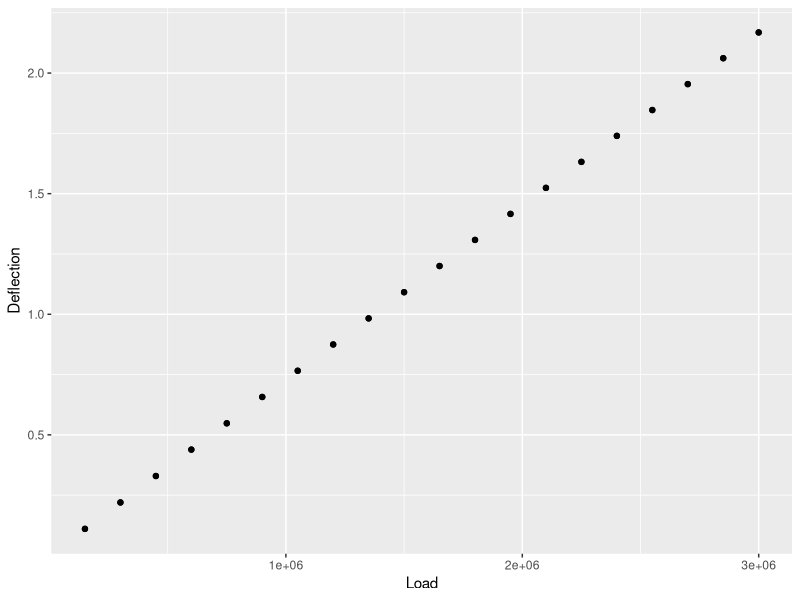
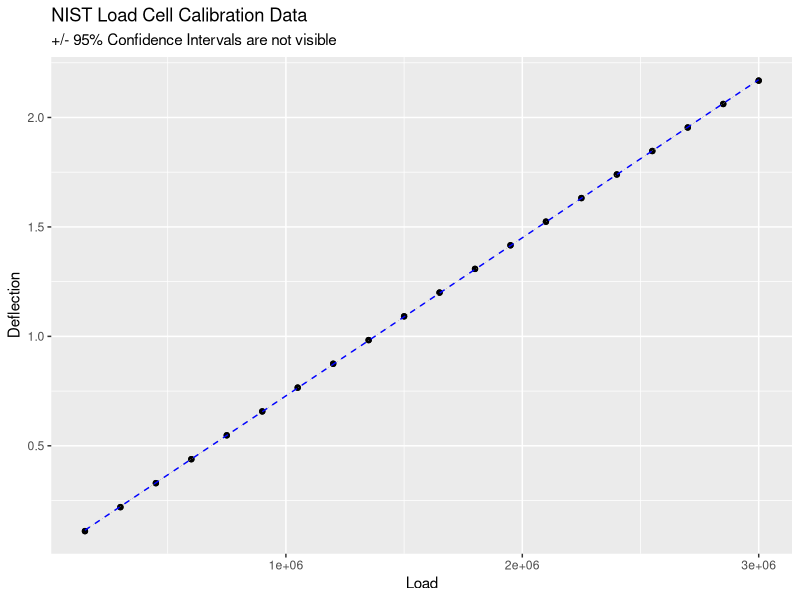
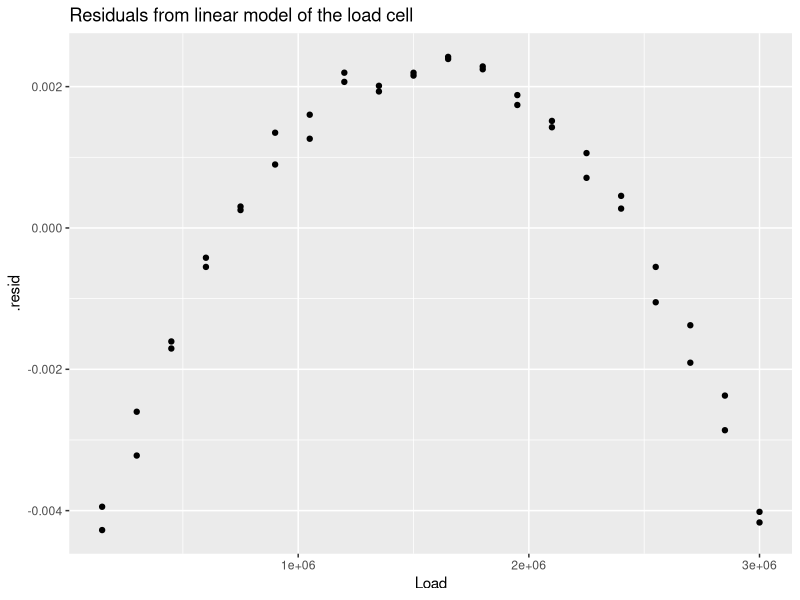
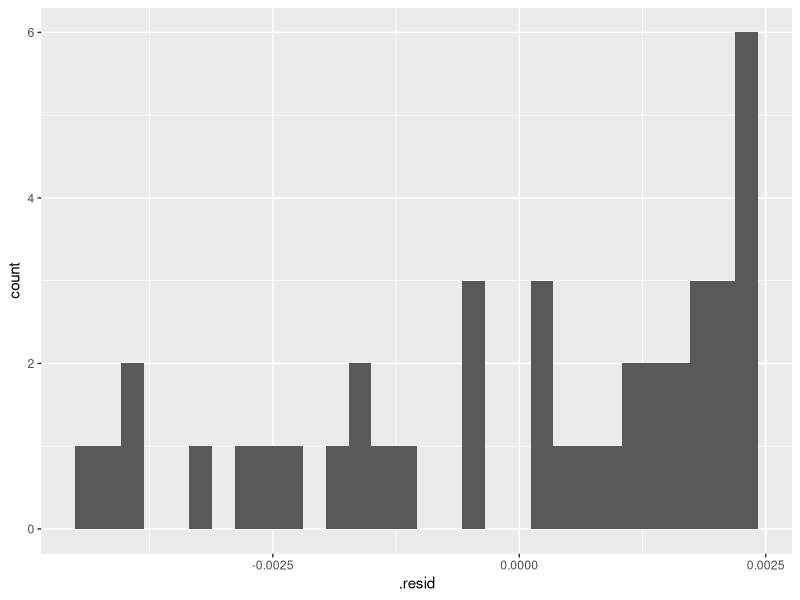
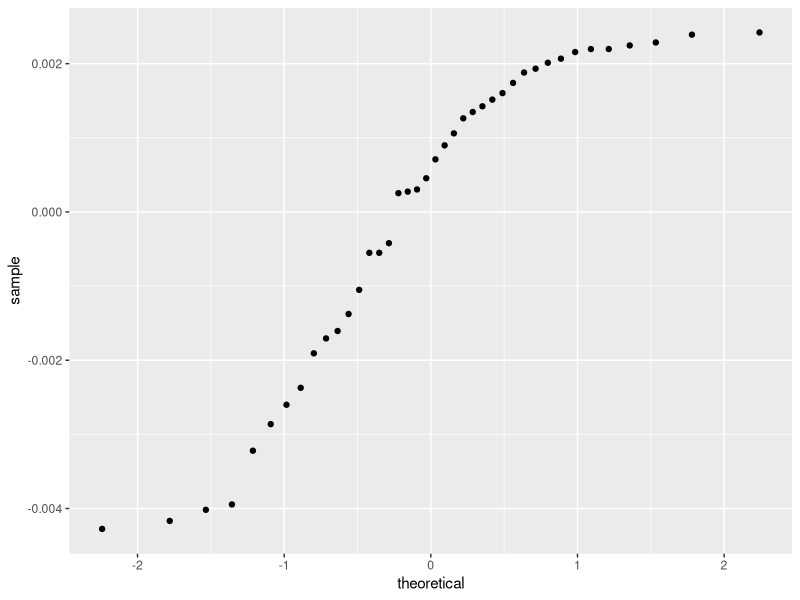
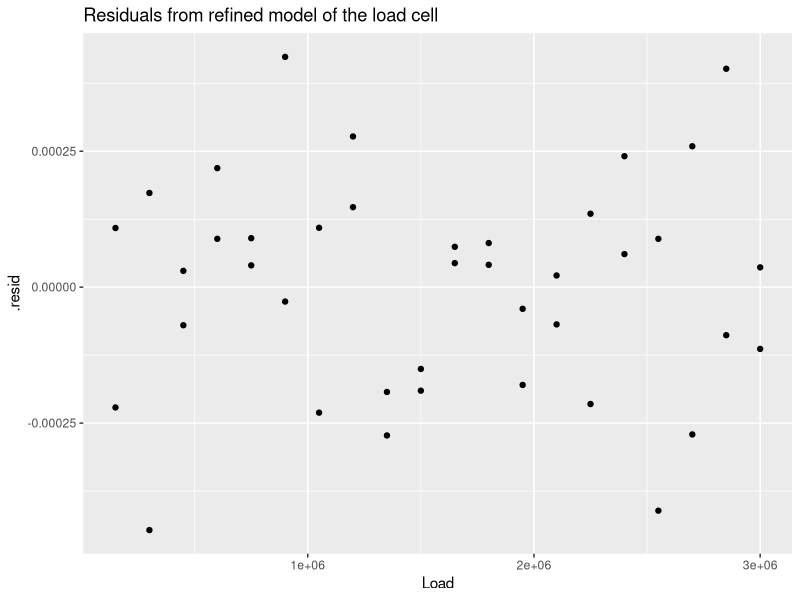
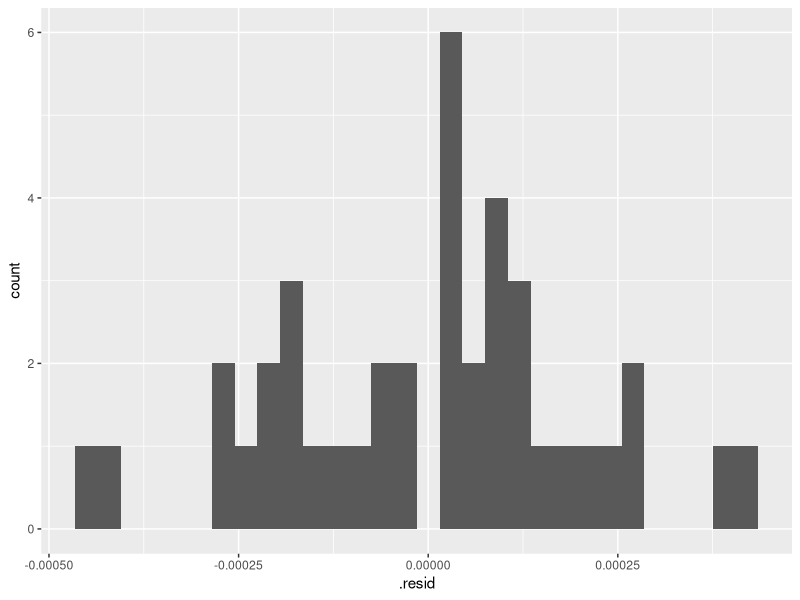
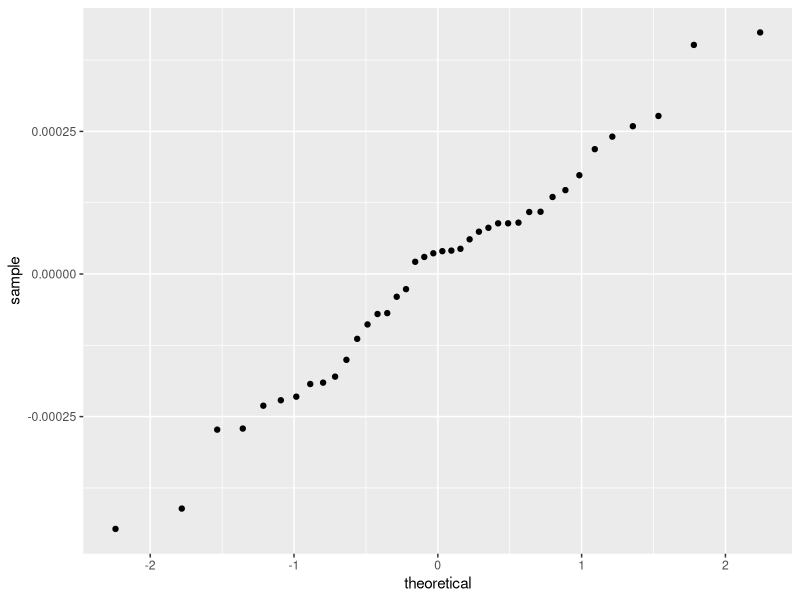

Recreate these plots in R, in order.
## ---- chunk 1
library(tidyverse)

load_cell <- read_table2(
  "LoadCellCalibration.txt")
load_cell

## ---- chunk 2
ggplot(load_cell) +
  geom_point(aes(Load, Deflection))
## ---- chunk 3
load_cell_model <- lm(Deflection ~ Load, load_cell)
summary(load_cell_model)
## ---- chunk 4
library(broom)
## ---- chunk 5
load_cell_glance <- glance(load_cell_model)
load_cell_glance
## ---- chunk 6
load_cell_tidy <- tidy(load_cell_model)
load_cell_tidy
## ---- chunk 7
augment(load_cell_model)
## ---- chunk 8
ggplot(load_cell, aes(Load, Deflection)) +
  geom_point() +
  stat_smooth(method = lm, linetype = "dashed", colour = "blue", size = 0.5) +
  ggtitle("NIST Load Cell Calibration Data", subtitle = "+/- 95% Confidence Intervals are not visible")
## ---- chunk 9
load_cell_resid = resid(load_cell_model)
load_cell_resid

# ggplot() +
#   geom_point(aes(LoadCell$Load, LC.resid)) +
#   geom_hline(aes(yintercept=0)) +
#   geom_hline(aes(yintercept=+2*(summary(m.LC)$sigma)), linetype = "dashed") +
#   geom_hline(aes(yintercept=-2*(summary(m.LC)$sigma)), linetype = "dashed") +
#   ggtitle("Deflection Load Residuals", subtitle = "+/- 2(Residual Statndard Deviation)") +
#   theme(plot.title = element_text(hjust = 0.5), plot.subtitle = element_text(hjust = 0.5))
## ---- chunk 10
load_cell_fit <- augment(load_cell_model)
load_cell_fit

ggplot(load_cell_fit) +
  geom_point(aes(Load, .resid)) +
  ggtitle("Residuals from linear model of the load cell")
## ---- chunk 11

ggplot(load_cell_fit) +
  geom_histogram(aes(.resid))

ggplot(load_cell_fit) +
  geom_qq(aes(sample = .resid))

## ---- chunk 12
load_cell_2 <- mutate(load_cell, Load_squared = Load^2)
load_cell_2

## ---- chunk 13
load_cell_model_2 <- lm(Deflection ~ Load + Load_squared, load_cell_2)
summary(load_cell_model_2)
## ---- chunk 14
load_cell_fit_2 <- augment(load_cell_model_2)
load_cell_fit_2

ggplot(load_cell_fit_2) +
  geom_point(aes(Load, .resid)) +
  ggtitle("Residuals from refined model of the load cell")
## ---- chunk 15
load_cell_model_3 <- nls(Deflection ~ b0 + b1*Load + b2*Load^2, load_cell_2, start = c(b0 = 0, b1 = 0,b2 = 0))

summary(load_cell_model_3)

## ---- chunk 16
ggplot(load_cell_fit_2) +
  geom_histogram(aes(.resid))

ggplot(load_cell_fit_2) +
  geom_qq(aes(sample = .resid))
## ---- chunk 17
load_cell_fit_2

load_cell_fit_2_runs <- load_cell_fit_2 %>%
  mutate(
    run = case_when(seq_along(Load) <= 20 ~ "run1", 
                    seq_along(Load) > 20 ~ "run2"))

load_cell_fit_2_runs
## ---- chunk 18

ggplot(load_cell_fit_2_runs) +
  geom_point(aes(Load, .resid, colour = run)) +
  ggtitle("Residuals from refined model of the load cell") +
  theme_bw()
## ---- chunk 19
CTECu <- read_table2(
  "Coefficient of Thermal Expansion - Cu.txt")

CTECu
## ---- chunk 20
ggplot(CTECu) +
  geom_point(aes(Temp, Cu)) +
  ggtitle("Thermal Expansion of Copper Data", subtitle = "NIST case study") +
  labs(x = "Temperature (K)", y = "Coefficient of Thermal Expansion") +
  theme_bw()
## ---- chunk 21
Cu_model <- nls(Cu ~ ((a0 + a1*Temp + a2*Temp^2)/(1 + b1*Temp + b2*Temp^2)), 
            CTECu, start = list(a0 = 0, a1 = -1, a2 = -1, b1 = 0, b2 = 0), trace = T)
augment(Cu_model)
summary(Cu_model)
## ---- chunk 22
Cu_model %>% 
  augment() %>%
  ggplot() +
  geom_point(aes(Temp, Cu)) +
  geom_line(aes(Temp, .fitted), colour = "blue", linetype = "dashed") +
  ggtitle("Thermal Expansion of Copper Data", subtitle = "Quadratic/Quadratic Rational Functional Model") +
  labs(x = "Temperature (K)", y = "Coefficient of Thermal Expansion") +
  theme_bw()
  
## ---- chunk 23
Cu_model %>% 
  augment() %>%
  ggplot() +
  geom_point(aes(Temp, .resid))+
  ggtitle("Residuals: Thermal Expansion of Copper Data", subtitle = "Quadratic/Quadratic Rational Functional Model") +
  labs(x = "Temperature (K)", y = "Coefficient of Thermal Expansion") +
  theme_bw()
## ---- chunk 24
Cu_model_cc <- nls(Cu ~ ((a0 + a1*Temp + a2*Temp^2 + a3*Temp^3)/(1 + b1*Temp + b2*Temp^2 + b3*Temp^3)), 
            CTECu, start = list(a0 = 0, a1 = -1, a2 = -1, a3 = 0, b1 = 0, b2 = 0, b3 = 0), 
            trace = T)
augment(Cu_model_cc)
summary(Cu_model_cc)
## ---- chunk 25
Cu_model_cc %>% 
  augment() %>%
  ggplot() +
  geom_point(aes(Temp, Cu)) +
  geom_line(aes(Temp, .fitted), colour = "blue", linetype = "dashed") +
  ggtitle("Thermal Expansion of Copper Data", subtitle = "Cubic/Cubic Rational Functional Model") +
  labs(x = "Temperature (K)", y = "Coefficient of Thermal Expansion") +
  theme_bw()
## ---- chunk 26
Cu_model_cc %>% 
  augment() %>%
  ggplot() +
  geom_point(aes(Temp, .resid))+
  ggtitle("Residuals: Thermal Expansion of Copper Data", subtitle = "Cubic/Cubic Rational Functional Model") +
  labs(x = "Temperature (K)", y = "Coefficient of Thermal Expansion") +
  theme_bw()
